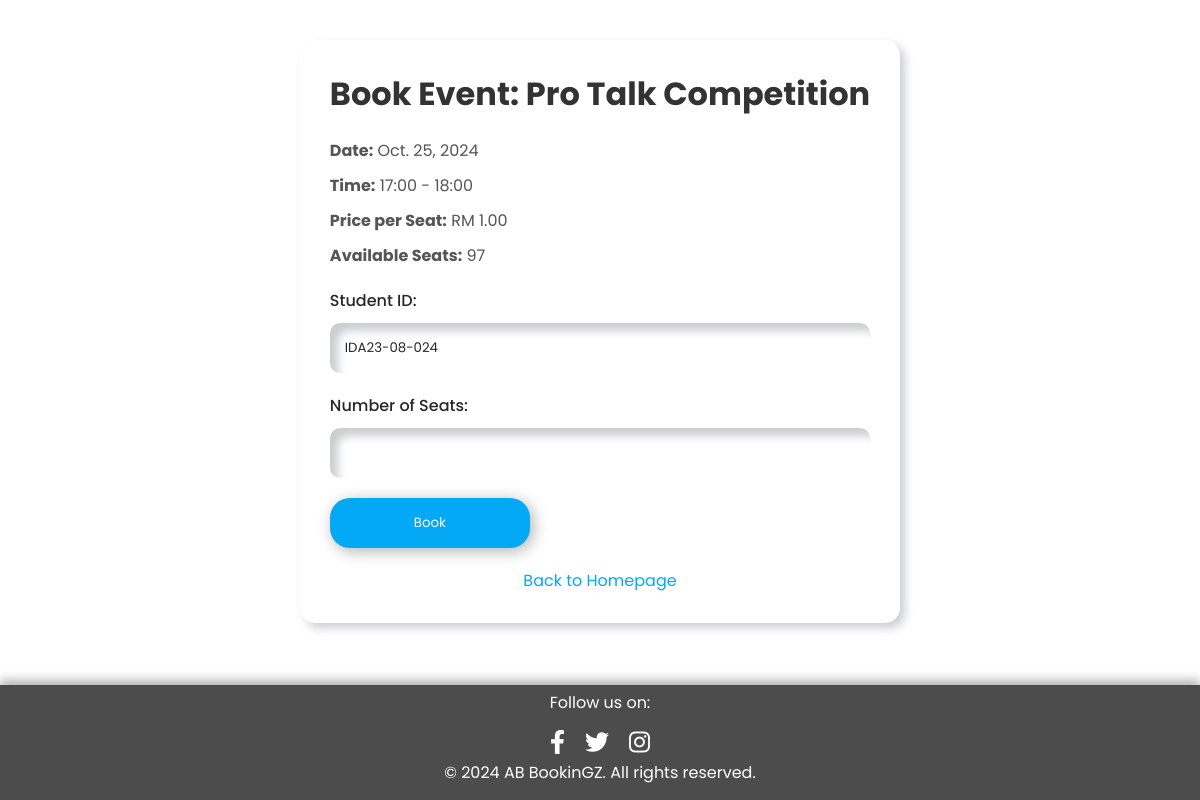
/book/1/ (signed in), run on the app's committed database.
### ABhallbooking/models.py (models this page shows, shortened)
class Event(models.Model):
    id = models.AutoField(primary_key=True)  # Explicitly define primary key
    name = models.CharField(max_length=100)
    description = models.TextField()
    date = models.DateField()
    start_time = models.CharField(max_length=5, choices=TIME_CHOICES)
    end_time = models.CharField(max_length=5, choices=TIME_CHOICES)
    price_per_seat = models.DecimalField(max_digits=8, decimal_places=2)
    image = models.ImageField(upload_to='event_images/')

class User(AbstractBaseUser, PermissionsMixin):
    id = models.AutoField(primary_key=True)  # Explicitly define primary key
    email = models.EmailField(unique=True)
    full_name = models.CharField(max_length=100)
    student_id = models.CharField(max_length=15, unique=True)
    phone_number = models.CharField(max_length=15, null=True, blank=True)
    is_active = models.BooleanField(default=True)
    is_staff = models.BooleanField(default=False)
    objects = CustomUserManager()
    USERNAME_FIELD = 'email'
    REQUIRED_FIELDS = ['full_name', 'student_id', 'phone_number']

### ABhallbooking/views.py (the view, shortened to what this page needs)
# urls.py: path('book/<int:event_id>/', views.book_event, name='book_event'),
@login_required
def book_event(request, event_id):
    event = get_object_or_404(Event, id=event_id)
    booked_seats = (
        BookedTicket.objects.filter(event=event).aggregate(total=Sum('seat_count'))['total'] or 0
    )
    available_seats = 100 - booked_seats  # Assuming 100 seats per event
    return render(request, 'book_event.html', {'event': event, 'available_seats': available_seats})

### ABhallbooking/templates/book_event.html (shortened to what this page needs)
{% load static %}
<!DOCTYPE html>
<html lang="en">
<head>
    <link rel="stylesheet" href="https://cdnjs.cloudflare.com/ajax/libs/font-awesome/6.0.0-beta3/css/all.min.css" />
</head>
<body>
    <div class="container">
        <h1>Book Event: {{ event.name }}</h1>
        <p><strong>Date:</strong> {{ event.date }}</p>
        <p><strong>Time:</strong> {{ event.start_time }} - {{ event.end_time }}</p>
        <p><strong>Price per Seat:</strong> RM {{ event.price_per_seat }}</p>
        <p><strong>Available Seats:</strong> {{ available_seats }}</p>
        <form method="POST">
            <label>Student ID:</label>
            <input type="text" name="student_id" value="{{ user.student_id }}" readonly>
            <label>Number of Seats:</label>
            <input type="number" name="seat_count" min="1" max="{{ available_seats }}" required>
            <button type="submit">Book</button>
        </form>
        <a href="{% url 'index' %}">Back to Homepage</a>
    </div>
    <footer class="footer">
        <p>Follow us on:</p>
        <div class="social-icons">
            <a href="https://www.facebook.com/@mediakpmim" target="_blank"><i class="fab fa-facebook-f"></i></a>
            <a href="https://twitter.com" target="_blank"><i class="fab fa-twitter"></i></a>
            <a href="https://instagram.com" target="_blank"><i class="fab fa-instagram"></i></a>
        </div>
        <p>&copy; 2024 AB BookinGZ. All rights reserved.</p>
    </footer>
</body>
</html>

### data on the page
Event: name "Pro Talk Competition", date "Oct. 25, 2024", start_time "17:00", end_time "18:00", price_per_seat "1.00"
User: student_id "IDA23-08-024"

### other printed values
{{ available_seats }} "97"
